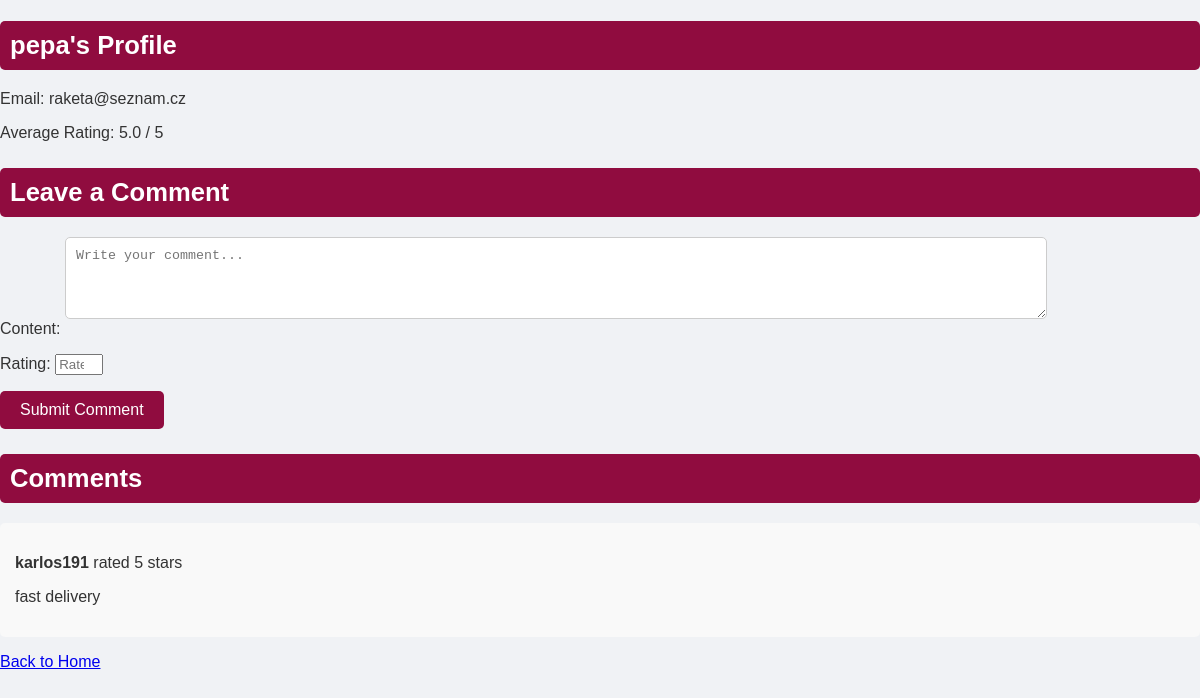
The app's page /user/2/ (signed in), older data.
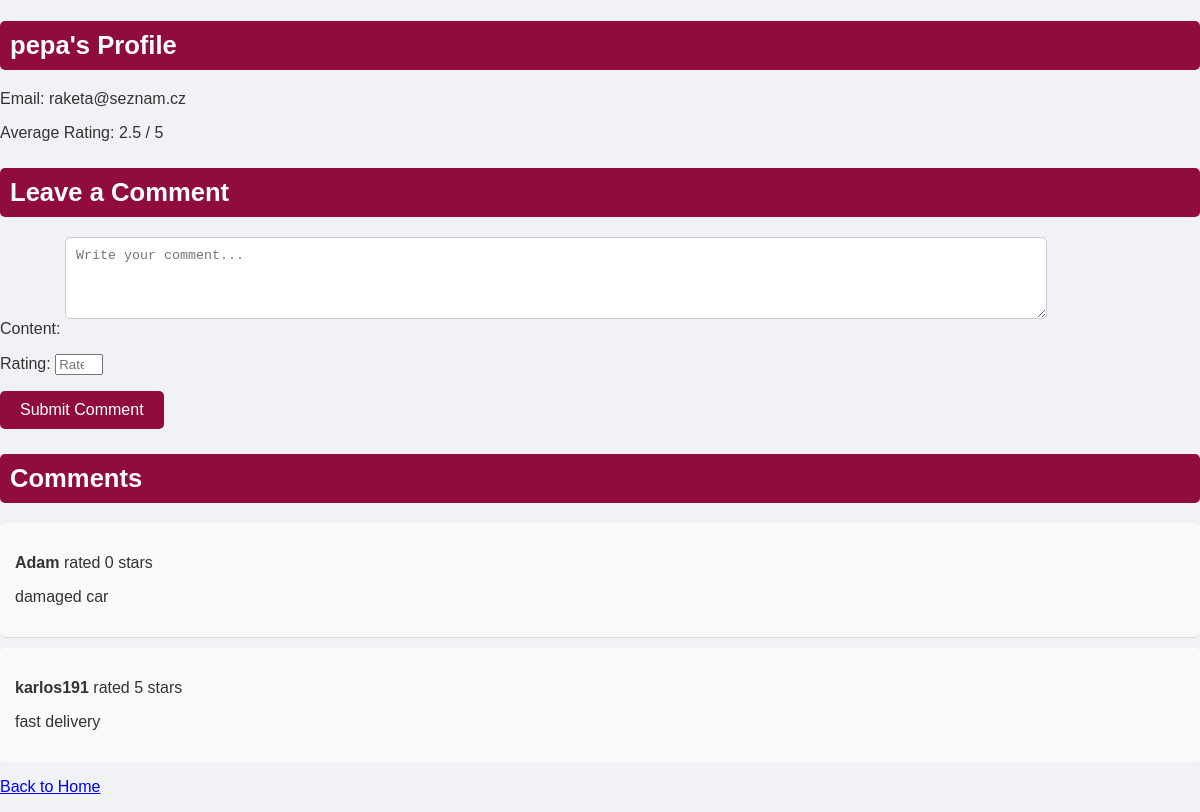
The same page, newer data.
### auctions/models.py (models this page shows, shortened)
class Comment(models.Model):
    user = models.ForeignKey(
        CustomUser, related_name='comments_received', on_delete=models.CASCADE
    )
    commenter = models.ForeignKey(
        CustomUser, related_name='comments_made', on_delete=models.SET_NULL, null=True
    )
    auction = models.ForeignKey(
        Auction, related_name='comments', on_delete=models.CASCADE, null=True, blank=True
    )
    content = models.TextField()
    rating = models.IntegerField(
        validators=[MinValueValidator(0), MaxValueValidator(5)]
    )
    created_at = models.DateTimeField(auto_now_add=True)

class CustomUser(AbstractBaseUser, PermissionsMixin):
    profile_image = models.ImageField(upload_to='profile_images/', null=True, blank=True)
    email = models.EmailField(unique=True)
    username = models.CharField(max_length=255)
    city = models.CharField(max_length=100, null=True, blank=True)
    address = models.CharField(max_length=255, null=True, blank=True)
    watchlist = models.ManyToManyField('Auction', related_name='watched_by', blank=True)
    date_joined = models.DateTimeField(auto_now_add=True)
    account_status = models.CharField(
        max_length=10, choices=[('ACTIVE', 'Active'), ('INACTIVE', 'Inactive'), ('BLOCKED', 'Blocked')]
    )
    account_type = models.CharField(
        max_length=10, choices=[('NORMAL', 'Normal'), ('PREMIUM', 'Premium')]
    )
    is_active = models.BooleanField(default=True)
    is_staff = models.BooleanField(default=False)
    USERNAME_FIELD = 'email'
    REQUIRED_FIELDS = ['username']
    objects = CustomUserManager()
    groups = models.ManyToManyField(
        'auth.Group',
        related_name='customer_set',
        blank=True,
        help_text='The groups this user belongs to.',
        verbose_name='groups',
    )
    user_permissions = models.ManyToManyField(
        'auth.Permission',
        related_name='customer_set',
        blank=True,
        help_text='Specific permissions for this user.',
        verbose_name='user permissions',
    )

### auctions/views.py (the view)
# urls.py: path('user/<int:user_id>/', views.user_profile, name='user_profile'),
@login_required
def user_profile(request, user_id):
    user_profile = get_object_or_404(CustomUser, pk=user_id)
    comments = user_profile.comments_received.filter(auction__isnull=True).order_by('-created_at')
    if request.method == 'POST':
        form = CommentForm(request.POST)
        if form.is_valid():
            comment = form.save(commit=False)
            comment.user = user_profile
            comment.commenter = request.user
            comment.auction = None
            comment.save()
            messages.success(request, 'Comment and rating added successfully!')
            return redirect('user_profile', user_id=user_profile.id)
    else:
        form = CommentForm()
    avg_rating = comments.aggregate(models.Avg('rating'))['rating__avg'] or 0
    return render(request, 'auctions/user_profile.html', {
        'user_profile': user_profile,
        'comments': comments,
        'form': form,
        'avg_rating': avg_rating
    })

### auctions/forms.py
class CommentForm(forms.ModelForm):
    class Meta:
        model = Comment
        fields = ['content', 'rating']
        widgets = {
            'content': forms.Textarea(attrs={
                'placeholder': 'Write your comment...',
                'rows': 4,
                'cols': 40,
            }),
            'rating': forms.NumberInput(attrs={
                'min': 0,
                'max': 5,
                'step': 1,
                'placeholder': 'Rate 1-5'
            }),
        }

### auctions/templates/auctions/user_profile.html (shortened to what this page needs)
<!DOCTYPE html>
<html lang="en">
<head>
</head>
<body>
    <h2>{{ user_profile.username }}'s Profile</h2>
    <p>Email: {{ user_profile.email }}</p>
    <p>Average Rating: {{ avg_rating|floatformat:1 }} / 5</p>
    <h3>Leave a Comment</h3>
    <form method="post">
        {{ form.as_p }}
        <button type="submit">Submit Comment</button>
    </form>
    <h3>Comments</h3>
    <ul class="comment-list">
        {% if comments %}
            {% for comment in comments %}
                <li>
                    <p><strong>{{ comment.commenter.username }}</strong> rated {{ comment.rating }} stars</p>
                    <p>{{ comment.content }}</p>
                </li>
            {% endfor %}
        {% else %}
            <li>No comments yet.</li>
        {% endif %}
    </ul>
    <p><a href="{% url 'home' %}">Back to Home</a></p>
</body>
</html>

Row changes from the older to the newer data that the page shows:
added Comment: commenter.username "Adam", rating "0", content "damaged car"
Text that changed along with them:
{{ avg_rating|floatformat:1 }}: "5.0" → "2.5"
